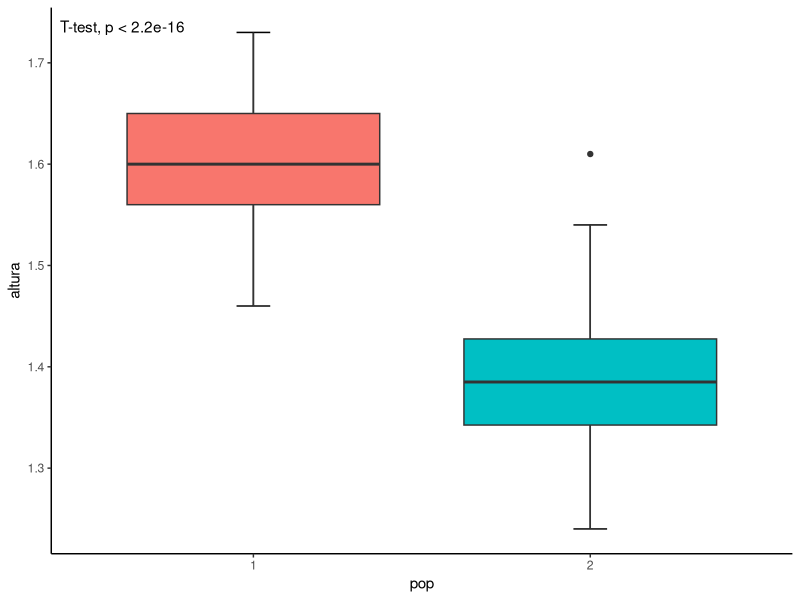

Write the R code that produced this figure.
## ---- chunk 1
 knitr::include_graphics("https://i.imgur.com/vpHesDH.png")
## ---- chunk 2
 knitr::include_graphics("https://i.imgur.com/oG2o4cl.png")
## ---- chunk 3
 knitr::include_graphics("https://i.imgur.com/3Fu5drg.png")
## ---- chunk 4
 knitr::include_graphics("https://i.imgur.com/0URmX6w.png")
## ---- chunk 5
 knitr::include_graphics("https://i.imgur.com/qNS4uYP.png")
## ---- chunk 6
 knitr::include_graphics("https://i.imgur.com/wSgusUJ.png")
## ---- chunk 7
 knitr::include_graphics("https://i.imgur.com/XlGJgCt.png")
## ---- chunk 8
 knitr::include_graphics("https://i.imgur.com/HBlM3FL.png")
## ---- chunk 9
citation()
citation ("ggplot2")
## ---- chunk 10
 knitr::include_graphics("https://i.imgur.com/o27RYRI.png.png")
## ---- chunk 11
 knitr::include_graphics("https://i.imgur.com/6N4p3VY.png")
## ---- chunk 12
 10 + 5        # Adição
 10 - 5        # Subtração
 10 * 5        # Multiplicação
 10 / 5        # Divisão
 10 ^ 5        # Potência
 10 %% 3       # Divisão modular (divisão com resto)
 10 %/% 3      # Divisão inteiro
## ---- chunk 13
# Igualdade
3 == 3
3 == 4

# Não igual (diferente)
3 != 4

# Maior
6 > 3

# Menor
3 < 4

# Maior ou igual
5 >= 3

# Menor ou igual  
3 <= 4
## ---- chunk 14
# Conjunção lógica E, retorna TRUE se ambos elementos são  verdadeiros 
6 == 6 & 7 == 8

# Conjunção lógica E, retorna TRUE se ambos elementos são  verdadeiros
2 * 3 && 1 * 6

# Conjunção lógica OU, retorna TRUE se um dos elementos é verdadeiro
(2 * 2) | sqrt(16)
6 == 6 | 7 == 8 

# Conjunção lógica NÃO, retorna FALSE se o  elemento é verdadeiro
!6==6
!2==4

# Operador lógico que verifica se um elemento pertence a um conjunto (%in%)

 pares <- c(0, 2, 4, 6, 8, 10)
 5 %in% pares
## ---- chunk 15
# Logarítmo natural (base e)
log (10) 

# Logarítmo base 10
log10 (10)       

# Raiz quadrada
sqrt (81)

# Resultado absoluto
abs (3 - 6)
## ---- chunk 16
soma <- sum (2, 3, 12, 15, 21, 4, 8, 7, 13, 21)
soma
## ---- chunk 17
dados <- c(3, 5, 7, 9, 6, 7)
media_dados <- mean(dados)
media_dados
## ---- chunk 18
 knitr::include_graphics("https://i.imgur.com/Dy3gA7R.png")
## ---- chunk 19
pesoRN <- c (3340,3345,3750,3650,3220,4070,NA,3970,3060,3180,  
             2865,2815,3245,2051,2630)
mean (pesoRN)
## ---- chunk 20
mean (pesoRN, na.rm = TRUE)
## ---- chunk 21
area.circ <- function(r){
  area <- pi*r^2
  return(area)                
}
## ---- chunk 22
area.circ(5)
## ---- chunk 23
imc <- function(peso, altura){
  res <- peso/altura^2
  return(res)
}
## ---- chunk 24
peso <-  67
altura <-  1.70
imc(67, 1.70)
## ---- chunk 25
plotBpT <- function(df, var.x, var.y){
  library(ggplot2)
  library(ggpubr)
  ggplot(df, aes(x = {{var.x}}, y = {{var.y}}, fill = {{var.x}})) +
    geom_errorbar(stat = "boxplot", width = 0.1) +
    geom_boxplot() +
    theme_classic() +
    theme(legend.position = "none") +
    stat_compare_means(method = "t.test", label.x = 0.5)
}
## ---- chunk 26
dados <- readxl::read_excel("Arquivos/dadosPop.xlsx")
dados$pop <- as.factor(dados$pop)
plotBpT (df = dados, var.x = pop, var.y = altura)
## ---- chunk 27
idade <- c(3, 5, 7, 9, 6, 7)
class (idade)

nome <- c("Pedro", "Maria", "Margarida", "Alice", "João", "Luís")
class(nome)
## ---- chunk 28
n.filhos <- c(4, 5, 3, 2, 2, 1, 2, 1, 3, 2)
n.filhos
## ---- chunk 29
n.filhos[5]
## ---- chunk 30
n.filhos[11]
## ---- chunk 31
n.filhos[-6]
## ---- chunk 32
vetor <- c(12, 15, 4, 6, "A", "D")
vetor
## ---- chunk 33
n.filhos <- c(4, 5, 3, 2, 2, 1, 2, 1, 3, 2)
typeof(n.filhos)
is.numeric(n.filhos)
## ---- chunk 34
n.filhos <- c(4L, 5L, 3L, 2L, 2L, 1L, 2L, 1L, 3L, 2L)
typeof(n.filhos)
is.numeric(n.filhos)
is.double(n.filhos)
## ---- chunk 35
nomes <- c('Maria', 'João', 'Manuel', 'Petronio', 'José')
typeof(nomes)
is.numeric(nomes)
is.double(nomes)
## ---- chunk 36
altura <- c(1.60, 1.78, 1.55, 1.67, 1.69)
typeof(altura)
is.numeric(altura)
is.double(altura)
## ---- chunk 37
id <- c(1, 2, 3, 4, 5, 6, 7, 8, 9, 10, 11, 12, 13, 14, 15)
pesoRN <- c (3340,3345,3750,3650,3220,4070,3380,3970,3060,3180,  
             2865,2815,3245,2051,2630)  
compRN <- c (50,48,52,48,50,51,50,51,47,47,47,49,51,50,44)
sexo <- c (2,2,2,1,1,1,2,1,1,1,2,2,1,1,2)
tipoParto <- c (1,1,2,1,2,2,1,2,1,1,1,2,1,1,1)
idadeMae <- c (40,19,26,19,32,24,27,20,21,19,23,36,21,23,23) 
## ---- chunk 38
dadosNeonatos <- data.frame (id,
                             pesoRN, 
                             compRN, 
                             sexo, 
                             tipoParto, 
                             idadeMae)
## ---- chunk 39
class (dadosNeonatos)
## ---- chunk 40
dadosNeonatos$utiNeo <- c (2,2,2,2,1,2,1,2,2,2,2,1,2,2,2)
## ---- chunk 41
str (dadosNeonatos)
## ---- chunk 42
dadosNeonatos$utiNeo <- factor (dadosNeonatos$utiNeo,
                                levels = c(1,2), 
                                labels = c('sim','não'))
dadosNeonatos$tipoParto <- factor(dadosNeonatos$tipoParto, 
                                   levels = c(1,2),
                                   labels = c("normal","cesareo"))
dadosNeonatos$sexo <- factor (dadosNeonatos$sexo, 
                               levels = c(1,2), 
                               labels = c("M","F")) 
## ---- chunk 43
str(dadosNeonatos)
## ---- chunk 44
table(dadosNeonatos$tipoParto)
